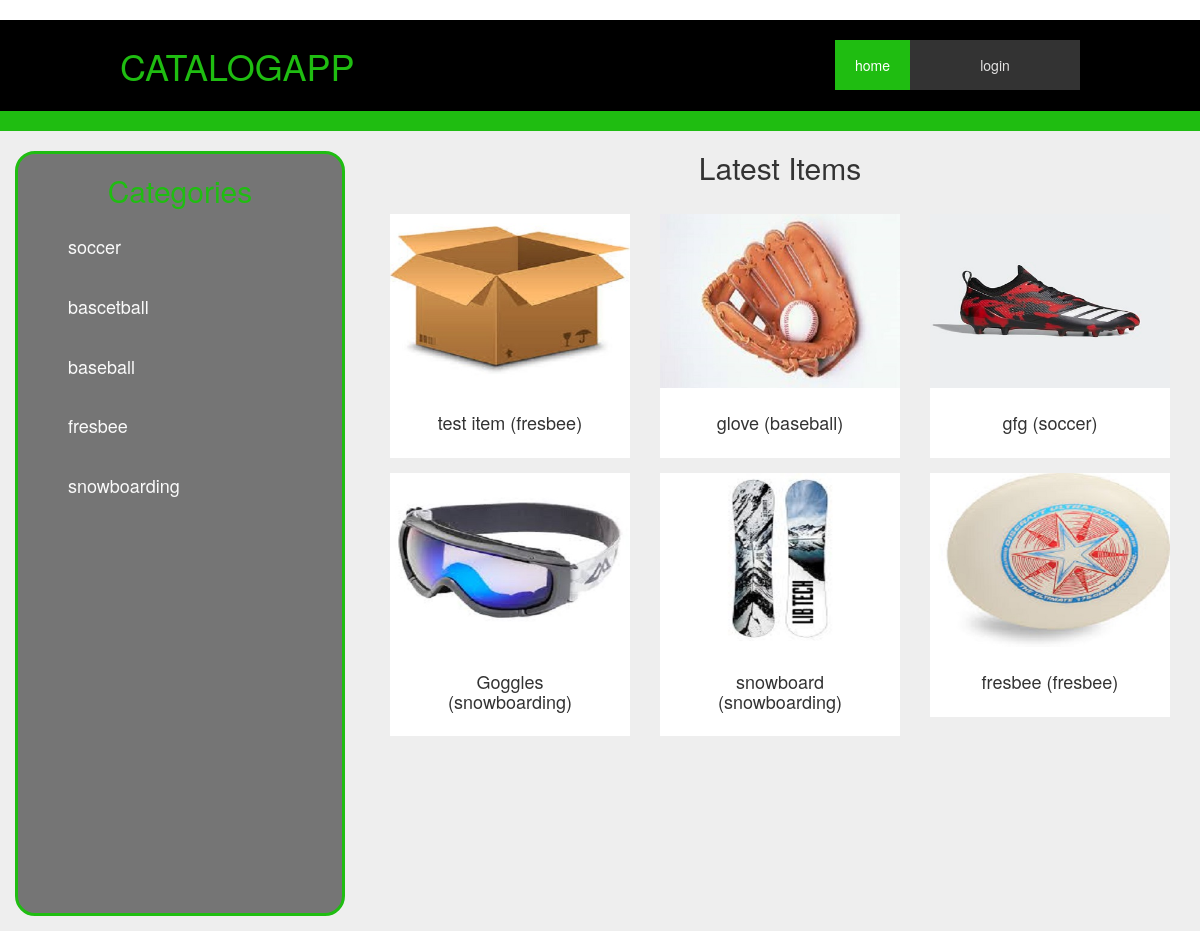
The app's page /catalog/, older data.
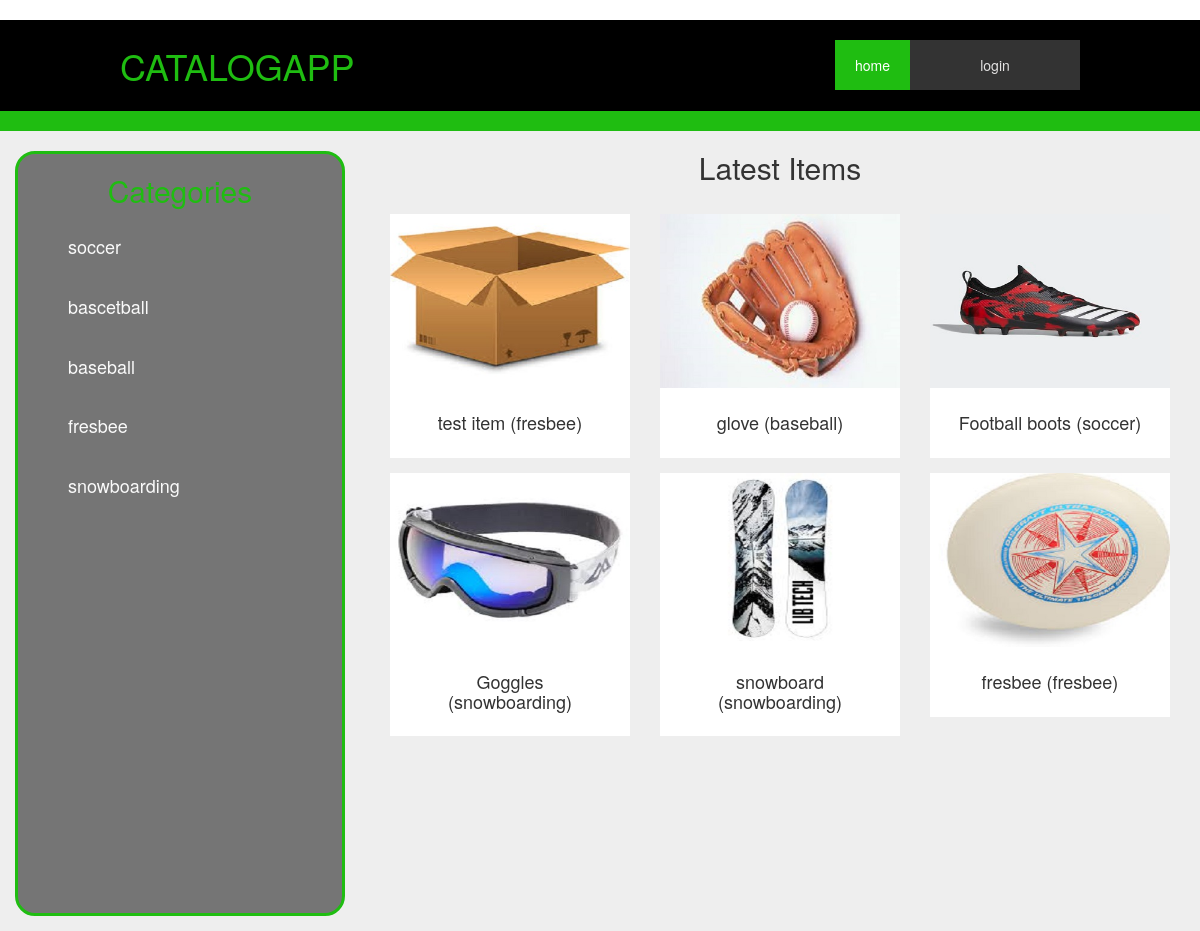
The same page, newer data.
### db_setup.py (models this page shows, shortened)
class Category(Base):
    __tablename__ = 'category'
    id = Column(Integer, primary_key=True)
    name = Column(String(80), nullable=False)

class Item(Base):
    __tablename__ = 'item'
    id = Column(Integer, primary_key=True)
    name = Column(String(80), nullable=False)
    description = Column(String(250))
    photo = Column(String(250))
    category_id = Column(Integer, ForeignKey('category.id'))
    category = relationship(Category)
    user_id = Column(Integer, ForeignKey('user.id'))
    user = relationship(User)

### catalogapp.py (the view)
@app.route('/')
@app.route('/catalog/')
def showCategories():
    items = session.query(Item).join(Item.category).\
        order_by(Item.id.desc()).limit(6)
    categories = session.query(Category).all()
    return render_template('home.html', categories=categories, items=items)

### templates/home.html (shortened to what this page needs)
﻿{% extends "main.html" %}
{% block content %}
{% include "header.html" %}
    <div  class="bg-gry">
        <div id="sidbar">
            <div id='Categories'>
                <h2>Categories</h2>
                    <ul>
                        {% for c in categories%}
                        <li><a href="{{ url_for('showItems',category = c.name, category_id=c.id )}}"><h4>{{c.name}}</h4></a></li>
                        {% endfor %}
                    </ul>
            </div>
        </div>
        <div class="items">
            <div >
                <div class="text-center">
                    <h2>Latest Items</h2>
                    <br>
                </div>
            </div>
            <div>
                {% for i in items%}
                <div class="item">
                    <a href="{{ url_for('itemInfo',category = i.category.name, item=i.name, item_id=i.id)}}" class="link" >
                    {% if i.photo != None%}
                    <img src="/static/img/{{i.photo}}" >
                    {% else %}
                    <img src="{{ url_for('static', filename='img/none.jpg') }}" >
                    {% endif %}
                    </a>
                    <div class="item-caption">
                        <h4>{{ i.name }} ({{i.category.name}})</h4>
                    </div>
                </div>
                {% endfor%}
            </div>
        </div>
    </div>
        {% endblock %}

### templates/main.html (shortened to what this page needs)
<!DOCTYPE html>
<html lang="en">
<head>
    <link href="{{ url_for('static', filename='styles.css') }}" rel="stylesheet">
	<link rel="stylesheet" href="https://maxcdn.bootstrapcdn.com/bootstrap/3.3.7/css/bootstrap.min.css">
</head>
<body>
    {% block content %}
    {% endblock %}
</body>
</html>

### templates/header.html (shortened to what this page needs)
<div>
<div id="header">
	<div id="inner_header">
	  <div id="logo">
		<h1><a href="{{url_for('showCategories')}}">CatalogApp</a></h1>
	  </div>
	  <div class="log right_side" >
		  <div style="min-width: 170px;">
				{%if 'username' not in session %}
			  <a href="{{url_for('login')}}">login</a>
				{% else %}
				<a href="{{url_for('logout')}}">logout</a>
				{% endif %}
		  </div>
	  </div>
	  <div class="log right_side">
		  <div class='active' ><a href="{{url_for('showCategories')}}">home</a></div>
	  </div>
		<br />
	</div>
  </div>
	<div style='margin:0; text-align: center ; min-height:20px;background-color:rgb(31, 189, 17)'>
		</div>
	</div>

### static/styles.css (style rules this page uses)
* { -webkit-box-sizing: border-box; -moz-box-sizing: border-box; box-sizing: border-box; }
body { margin: 0; }
#header { color:#CCCCCC; background-color:#000000; }
#inner_header { display:block; position:relative; width:960px; margin:0 auto; padding:20px 0; }
#inner_header #logo { display:block; float:left; width:300px; overflow:hidden; }
#inner_header #logo h1 { margin:0; padding:0; line-height:normal; font-size:36px; text-transform:uppercase; }
#inner_header h1 a { color:rgb(31, 189, 17); background-color:#000000; outline:none; text-decoration:none; }
.right_side { float:right; }
.log div { margin:0; padding:0; }
.log div a { display:block; margin:0; padding:15px 20px; color:#e4e3e3; background-color:#333333; text-align: center; }
.log a:hover,.log div.active a { color:#FFFFFF; background-color:rgb(31, 189, 17); outline:none; text-decoration:none; }
h1, h2, h3, h4, h5, h6 { margin-top: 20px; margin-bottom: 10px; font-weight: 700; }
h1 { font-size: 36px; }
h2 { font-size: 30px; }
h4 { font-size: 18px; }
.text-center { text-align: center; }
.bg-gry { display: flex; min-height: 800px; background-color: #eeeeee; }
.items { flex: 0 0 70%; padding-right: 15px; padding-left: 15px; margin-right: auto; margin-left: auto; background-color: #eeeeee; }
#sidbar { flex: 30%; top: 0; left: 0; background-color: #eeeeee; padding: 15px; padding-top: 20px; display: flex; flex-direction: column; }
#sidbar h2 { width: 100%; text-align: center; color: rgb(31, 189, 17); margin: 1 px; }
#sidbar #Categories { border-radius: 20px; border: solid rgb(31, 189, 17); flex: 90%; background: #757575; }
#sidbar ul li { padding:10px; list-style-type: none; }
#sidbar ul li h4 { color: #fafafa; }
.item { margin: 0 0 15px; right: 0; position: relative; min-height: 1px; padding-right: 15px; padding-left: 15px; float: left; width: 33.33333333%; }
.item .link { display: block; position: relative; max-width: 300px; margin: 0 auto; }
.item .item-caption { max-width: 400px; margin: 0 auto; background-color: white; text-align: center; padding: 25px; }
.item .item-caption h4 { text-transform: none; margin: 0; }
.item .link img { display: block; max-width: 100%; width: auto; height: auto; }

Row changes from the older to the newer data that the page shows:
changed Item "soccer": name "gfg" → "Football boots"
